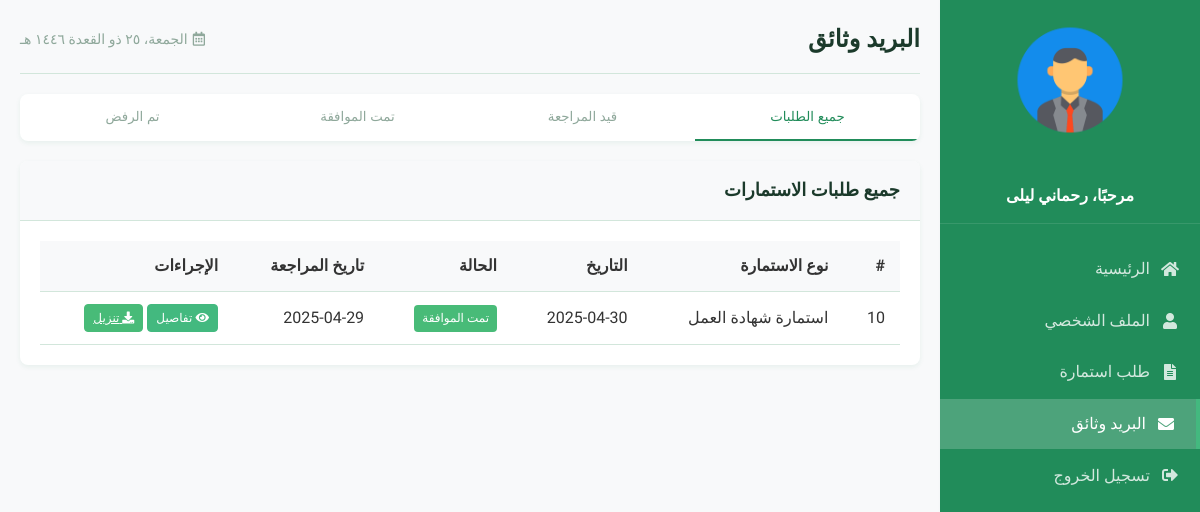
/teacher/forms (signed in), run on the app's committed database.
### tables this page shows
CREATE TABLE form_requests (
            id INTEGER PRIMARY KEY AUTOINCREMENT,
            teacher_id INTEGER,
            form_type TEXT,
            reason TEXT,
            date TEXT,
            status TEXT DEFAULT 'pending',
            approval_date TEXT,
            form_path TEXT,
            admin_notes TEXT,
            FOREIGN KEY (teacher_id) REFERENCES teachers (id)
        );

### teacher_form2.py (the view)
    def decorated_function(*args, **kwargs):
        if 'user_id' not in session:
            flash('يرجى تسجيل الدخول أولاً', 'error')
            return redirect(url_for('login'))
        return f(*args, **kwargs)

### teacher_form2.py (called while the page is built)
def login_required(f):
    def decorated_function(*args, **kwargs):
        if 'user_id' not in session:
            flash('يرجى تسجيل الدخول أولاً', 'error')
            return redirect(url_for('login'))
        return f(*args, **kwargs)
    decorated_function.__name__ = f.__name__
    return decorated_function

### templates/teacher_forms.html (shortened to what this page needs)
<!DOCTYPE html>
<html lang="ar" dir="rtl">
<head>
    <link rel="stylesheet" href="{{ url_for('static', filename='css/style.css') }}">
    <link rel="stylesheet" href="https://cdnjs.cloudflare.com/ajax/libs/font-awesome/5.15.4/css/all.min.css">
</head>
<body>
    <div class="main-container">
        <div class="sidebar">
            <div class="logo-container">
                <img src="{{ url_for('static', filename='images/logo.png') }}" alt="شعار المنصة">
            </div>
            <div class="user-info">
                <p>مرحبًا، {{ session['name'] }}</p>
            </div>
            <ul class="nav-menu">
                <li><a href="{{ url_for('teacher_home') }}"><i class="fas fa-home"></i> الرئيسية</a></li>
                <li><a href="{{ url_for('teacher_profile') }}"><i class="fas fa-user"></i> الملف الشخصي</a></li>
                <li><a href="{{ url_for('request_form') }}"><i class="fas fa-file-alt"></i> طلب استمارة</a></li>
                <li class="active"><a href="{{ url_for('teacher_forms') }}"><i class="fas fa-envelope"></i> البريد وثائق</a></li>
                <li><a href="{{ url_for('logout') }}"><i class="fas fa-sign-out-alt"></i> تسجيل الخروج</a></li>
            </ul>
        </div>
        <div class="content">
            <div class="header">
                <h1>البريد وثائق</h1>
                <div class="date">
                    <i class="far fa-calendar-alt"></i>
                    <span id="current-date"></span>
                </div>
            </div>
            <div class="tabs-container">
                <div class="tabs">
                    <button class="tab-button active" data-tab="all">جميع الطلبات</button>
                    <button class="tab-button" data-tab="pending">قيد المراجعة</button>
                    <button class="tab-button" data-tab="approved">تمت الموافقة</button>
                    <button class="tab-button" data-tab="rejected">تم الرفض</button>
                </div>
                <div class="tab-content active" id="all">
                    <div class="card">
                        <div class="card-header">
                            <h2>جميع طلبات الاستمارات</h2>
                        </div>
                        <div class="card-body">
                            {% if form_requests %}
                                <div class="table-responsive">
                                    <table class="table">
                                        <thead>
                                            <tr>
                                                <th>#</th>
                                                <th>نوع الاستمارة</th>
                                                <th>التاريخ</th>
                                                <th>الحالة</th>
                                                <th>تاريخ المراجعة</th>
                                                <th>الإجراءات</th>
                                            </tr>
                                        </thead>
                                        <tbody>
                                            {% for form in form_requests %}
                                                <tr>
                                                    <td>{{ form.id }}</td>
                                                    <td>{{ form.form_type }}</td>
                                                    <td>{{ form.date }}</td>
                                                    <td>
                                                        {% if form.status == 'pending' %}
                                                            <span class="badge badge-warning">{{ form.status_text }}</span>
                                                        {% elif form.status == 'approved' %}
                                                            <span class="badge badge-success">{{ form.status_text }}</span>
                                                        {% else %}
                                                            <span class="badge badge-danger">{{ form.status_text }}</span>
                                                        {% endif %}
                                                    </td>
                                                    <td>{{ form.approval_date }}</td>
                                                    <td>
                                                        <button class="btn btn-sm btn-info" data-toggle="modal" data-target="#detailsModal{{ form.id }}">
                                                            <i class="fas fa-eye"></i> تفاصيل
                                                        </button>
                                                        {% if form.status == 'approved' %}
                                                            <a href="{{ url_for('download_form', form_id=form.id) }}" class="btn btn-sm btn-success">
                                                                <i class="fas fa-download"></i> تنزيل
                                                            </a>
                                                        {% endif %}
                                                    </td>
                                                </tr>
                                            {% endfor %}
                                        </tbody>
                                    </table>
                                </div>
                            {% else %}
                                <div class="empty-state">
                                    <i class="fas fa-inbox fa-3x"></i>
                                    <p>لا توجد طلبات استمارات حتى الآن</p>
                                    <a href="{{ url_for('request_form') }}" class="btn btn-primary">إنشاء طلب جديد</a>
                                </div>
                            {% endif %}
                        </div>
                    </div>
                </div>
            </div>
        </div>
    </div>
</body>
</html>

### static/css/style.css (style rules this page uses)
:root { --primary-color: #218c5a; --secondary-color: #43b97f; --success-color: #48bb78; --warning-color: #f6e05e; --danger-color: #e53e3e; --light-color: #f4fff8; --dark-color: #1b3a2b; --gray-color: #8fa89b; --border-color: #d2e6db; --shadow-color: rgba(33, 140, 90, 0.08); }
* { margin: 0; padding: 0; box-sizing: border-box; }
body { font-family: 'Tajawal', sans-serif; font-size: 16px; line-height: 1.6; color: #333; background-color: #f8f9fa; }
.main-container { display: flex; min-height: 100vh; }
.content { flex: 1; padding: 20px; transition: all 0.3s ease; background-color: #f8f9fa; }
.sidebar { width: 260px; background-color: var(--primary-color); color: white; padding: 20px 0; box-shadow: 2px 0 5px var(--shadow-color); transition: all 0.3s ease; position: sticky; top: 0; height: 100vh; overflow-y: auto; }
.logo-container { padding: 0 20px; margin-bottom: 20px; text-align: center; }
.logo-container img { max-width: 120px; height: auto; border-radius: 8px; }
.user-info { padding: 15px 20px; border-bottom: 1px solid rgba(255, 255, 255, 0.1); margin-bottom: 20px; text-align: center; }
.user-info p { font-size: 16px; font-weight: 700; margin: 0; }
.nav-menu { list-style: none; padding: 0; }
.nav-menu li { margin-bottom: 2px; }
.nav-menu li a { display: flex; align-items: center; padding: 12px 20px; color: rgba(255, 255, 255, 0.8); text-decoration: none; transition: all 0.3s ease; }
.nav-menu li.active a { background-color: rgba(255, 255, 255, 0.2); color: white; font-weight: 500; border-right: 4px solid var(--secondary-color); }
.nav-menu li a i { margin-left: 10px; width: 20px; text-align: center; }
.header { display: flex; justify-content: space-between; align-items: center; margin-bottom: 20px; padding-bottom: 15px; border-bottom: 1px solid var(--border-color); }
.header h1 { font-size: 24px; color: var(--dark-color); font-weight: 700; }
.date { display: flex; align-items: center; color: var(--gray-color); font-size: 14px; }
.date i { margin-left: 5px; }
.card { background-color: white; border-radius: 8px; box-shadow: 0 2px 5px var(--shadow-color); margin-bottom: 20px; overflow: hidden; }
.card-header { padding: 15px 20px; border-bottom: 1px solid var(--border-color); background-color: #f8f9fa; }
.card-header h2 { margin: 0; font-size: 18px; color: var(--dark-color); }
.card-body { padding: 20px; }
.table-responsive { overflow-x: auto; }
.table { width: 100%; border-collapse: collapse; }
.table th, .table td { padding: 12px 15px; text-align: right; border-bottom: 1px solid var(--border-color); }
.table th { font-weight: 600; background-color: #f8f9fa; }
.badge { display: inline-block; padding: 4px 8px; border-radius: 4px; font-size: 12px; font-weight: 500; color: white; }
.badge-success { background-color: var(--success-color); }
.btn { display: inline-block; font-weight: 500; text-align: center; vertical-align: middle; user-select: none; border: 1px solid transparent; padding: 8px 16px; font-size: 14px; line-height: 1.5; border-radius: 4px; transition: all 0.15s ease-in-out; cursor: pointer; }
.btn-sm { padding: 4px 8px; font-size: 12px; }
.btn-success { color: white; background-color: var(--success-color); border-color: var(--success-color); }
.btn-info { color: white; background-color: var(--secondary-color); border-color: var(--secondary-color); }
.tabs-container { margin-bottom: 20px; }
.tabs { display: flex; background-color: white; border-radius: 8px; box-shadow: 0 2px 5px var(--shadow-color); margin-bottom: 20px; overflow: hidden; }
.tab-button { flex: 1; padding: 15px 10px; text-align: center; background-color: transparent; border: none; cursor: pointer; font-weight: 500; transition: all 0.3s ease; color: var(--gray-color); border-bottom: 2px solid transparent; }
.tab-button.active { color: var(--primary-color); border-bottom: 2px solid var(--primary-color); }
.tab-content { display: none; }
.tab-content.active { display: block; }

### data on the page
form_requests: id "10", form_type "استمارة شهادة العمل", date "2025-04-30", status_text "تمت الموافقة", approval_date "2025-04-29"

### other printed values
{{ session['name'] }} "رحماني ليلى"
